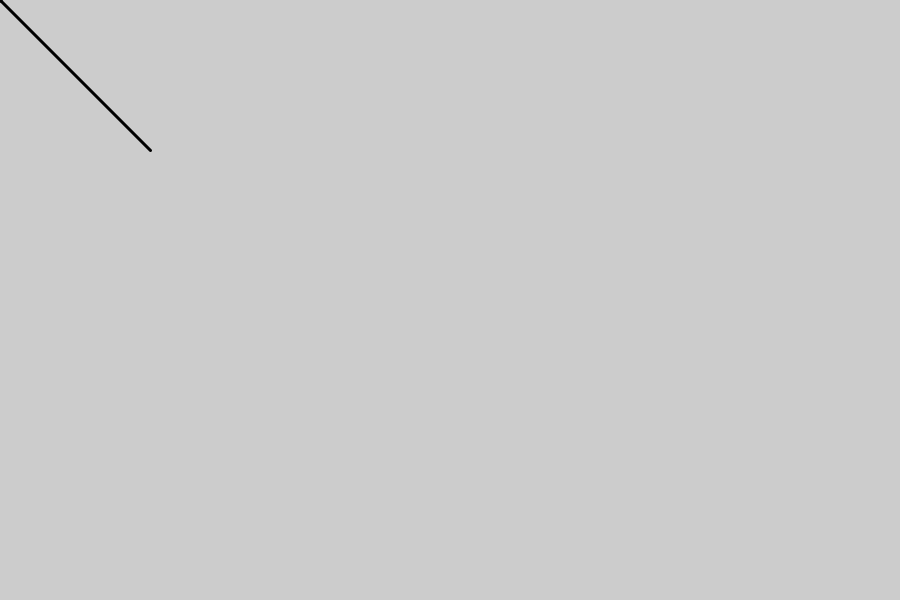
Frame 1 (no input)
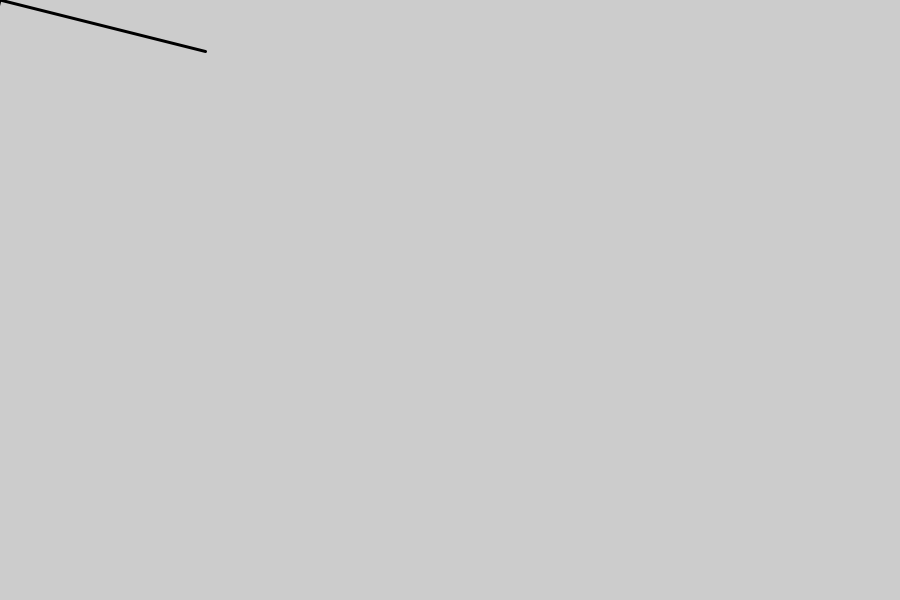
Frame 60 (the mouse pressed at the canvas centre just before this capture)
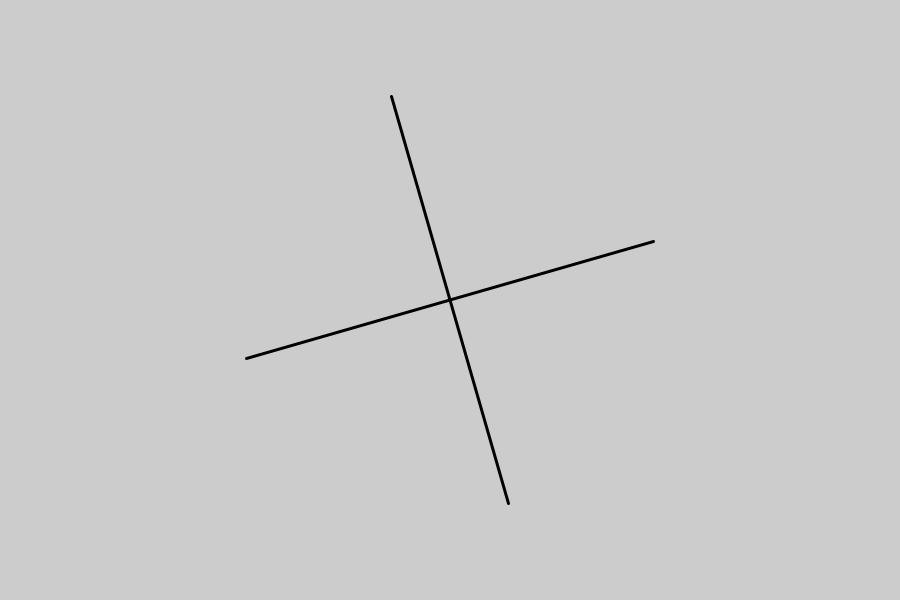
Frame 120 (the mouse held since frame 60 and released just before this capture)

The Processing sketch that drew these frames (run headless with seeded random() and noise(); from frame 60 on, the mouse is pressed at the canvas centre):

// Processing sketch: ART331_32_BasicTransformations02
// ── ART331_32_BasicTransformations02.pde
int angle = 0;

void setup() {
  size(900, 600);
  fill(0);
}

void draw() {
  background(204);
  translate(mouseX, mouseY);
  rotate(radians(angle));
  scale(3);
  line(-50, -50, 50, 50);
  line(50, -50, -50, 50);
  angle++;
}
